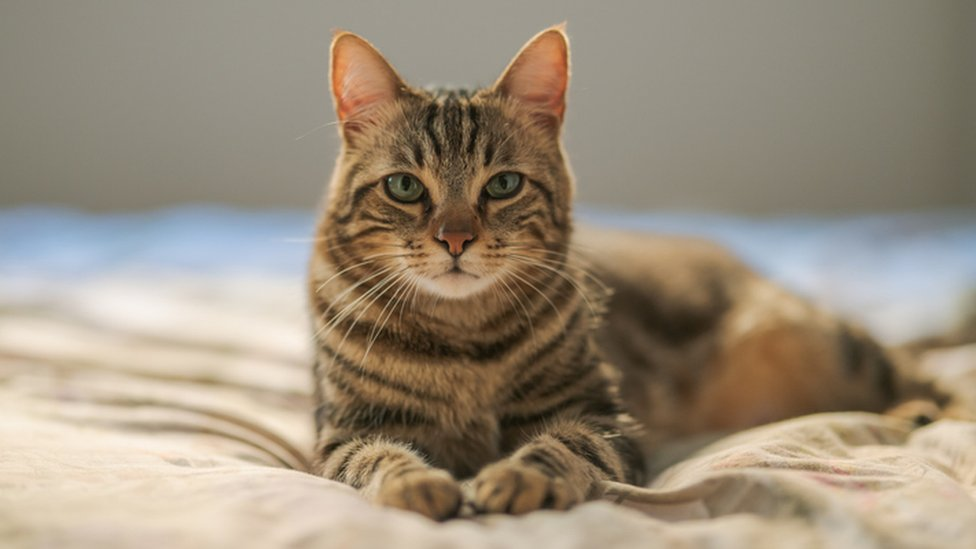
#> input picture cat.jpg, 976 x 549 px
$ jupyter execute FarhajJavaidKhan05282.ipynb
#> lines starting #> are read from the running program, lines starting #| are printed output that depends on the picture
[cell 1]
from PIL import Image
import numpy as np

[cell 2]
import cv2

[cell 3]
Image2 = Image.open('cat.jpg')
#> Image2 is the input picture: PIL image 976x549 RGB; mean R, G, B 155.3, 142.7, 124.7

[cell 4]
print(Image2.size)
#| (976, 549)

[cell 5]
im = np.array(Image2)

print("Before trimming:",im.shape)
#| Before trimming: (549, 976, 3)

im_trim = im[128:384, 128:384]
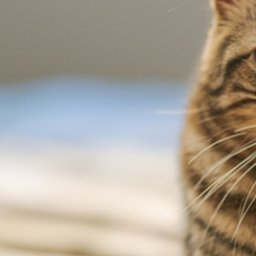
#> im_trim: shape (256, 256, 3); mean R, G, B 172.6, 163.9, 151.1
print("After trimming:",im_trim.shape)
#| After trimming: (256, 256, 3)

#Image.fromarray(im_trim).save('Image')

[cell 6]
a = int((im.shape[0]/2)-250)
#> a = 24
b = int((im.shape[0]/2)+250)
#> b = 524
c = int((im.shape[1]/2)-250)
#> c = 238
d = int((im.shape[1]/2)+250)
#> d = 738
